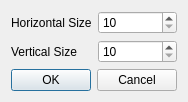
<?xml version="1.0" encoding="UTF-8"?>
<ui version="4.0">
 <class>CreateMapDialog</class>
 <widget class="QDialog" name="CreateMapDialog">
  <property name="geometry">
   <rect>
    <x>0</x>
    <y>0</y>
    <width>174</width>
    <height>95</height>
   </rect>
  </property>
  <property name="windowTitle">
   <string>Dialog</string>
  </property>
  <layout class="QVBoxLayout" name="verticalLayout">
   <item>
    <layout class="QFormLayout" name="formLayout">
     <item row="0" column="0">
      <widget class="QLabel" name="label">
       <property name="text">
        <string>Horizontal Size</string>
       </property>
      </widget>
     </item>
     <item row="1" column="0">
      <widget class="QLabel" name="label_2">
       <property name="text">
        <string>Vertical Size</string>
       </property>
      </widget>
     </item>
     <item row="0" column="1">
      <widget class="QSpinBox" name="hSize">
       <property name="minimum">
        <number>10</number>
       </property>
       <property name="maximum">
        <number>20</number>
       </property>
      </widget>
     </item>
     <item row="1" column="1">
      <widget class="QSpinBox" name="vSize">
       <property name="minimum">
        <number>10</number>
       </property>
       <property name="maximum">
        <number>20</number>
       </property>
      </widget>
     </item>
    </layout>
   </item>
   <item>
    <widget class="QDialogButtonBox" name="buttonBox">
     <property name="orientation">
      <enum>Qt::Horizontal</enum>
     </property>
     <property name="standardButtons">
      <set>QDialogButtonBox::Cancel|QDialogButtonBox::Ok</set>
     </property>
    </widget>
   </item>
  </layout>
 </widget>
 <resources/>
 <connections>
  <connection>
   <sender>buttonBox</sender>
   <signal>accepted()</signal>
   <receiver>CreateMapDialog</receiver>
   <slot>accept()</slot>
   <hints>
    <hint type="sourcelabel">
     <x>248</x>
     <y>254</y>
    </hint>
    <hint type="destinationlabel">
     <x>157</x>
     <y>274</y>
    </hint>
   </hints>
  </connection>
  <connection>
   <sender>buttonBox</sender>
   <signal>rejected()</signal>
   <receiver>CreateMapDialog</receiver>
   <slot>reject()</slot>
   <hints>
    <hint type="sourcelabel">
     <x>316</x>
     <y>260</y>
    </hint>
    <hint type="destinationlabel">
     <x>286</x>
     <y>274</y>
    </hint>
   </hints>
  </connection>
 </connections>
</ui>
